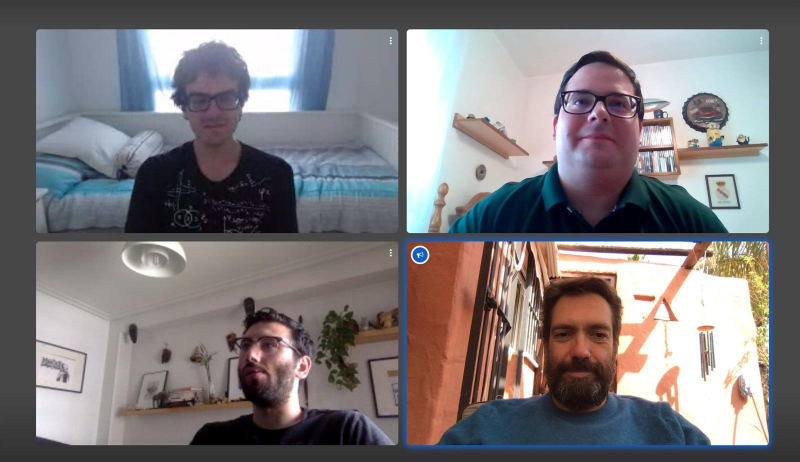
#> input picture images/2020-04-16-covid.jpg, 1600 x 924 px (shown at 1/2 size); its folder holds only this picture in this run
$ python optimize_images.py
#> lines starting #> are read from the running program, lines starting #| are printed output that depends on the picture
"""Build responsive WebP copies of site images without changing the originals.

Run after adding photographs or figures: python scripts/optimize_images.py
Requires Pillow. Jekyll reads the generated manifest through responsive-image.html.
"""
import json
from pathlib import Path
from PIL import Image, ImageOps

ROOT = Path(__file__).resolve().parents[1]
OUTPUT = ROOT / "images" / "optimized"
manifest = {}
original_bytes = optimized_bytes = 0
for source in sorted((ROOT / "images").rglob("*")):
    if not source.is_file() or source.suffix.lower() not in {".jpg", ".jpeg", ".png"}:
        continue
    if OUTPUT in source.parents or "logos" in source.parts or source.stat().st_size < 10000:
        continue
    with Image.open(source) as opened:
#> opened is the input picture: PIL image 1600x924 RGB; mean R, G, B 124.9, 120.7, 122.7
        image = ImageOps.exif_transpose(opened)
        if image.width < 320:
            continue
        image = image.convert("RGBA" if "A" in image.getbands() else "RGB")
        variants = []
        relative = source.relative_to(ROOT / "images")
        for width in sorted({min(width, image.width) for width in [480, 960, 1600]}):
            height = round(image.height * width / image.width)
            target = OUTPUT / relative.parent / f"{source.stem}-{source.suffix[1:].lower()}-{width}.webp"
            target.parent.mkdir(parents=True, exist_ok=True)
            if not target.exists() or target.stat().st_mtime < source.stat().st_mtime:
                image.resize((width, height), Image.Resampling.LANCZOS).save(
                    target, "WEBP", quality=88, method=6
                )
            variants.append({"src": "/" + target.relative_to(ROOT).as_posix(), "width": width, "height": height})
#> this loop made 3 passes
#> pass 1, `image.resize((width, height), Image.Resampling.LANCZOS).save( target, ..`:
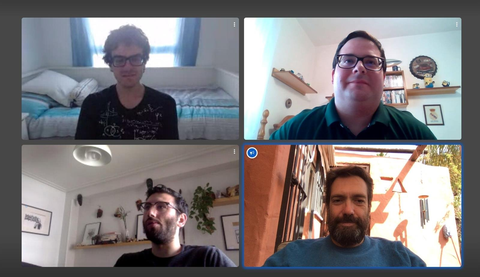
#> saved as 2020-04-16-covid-jpg-480.webp: PIL image 480x277 RGB; mean R, G, B 124.9, 120.6, 122.7
#> pass 2, `image.resize((width, height), Image.Resampling.LANCZOS).save( target, ..`:
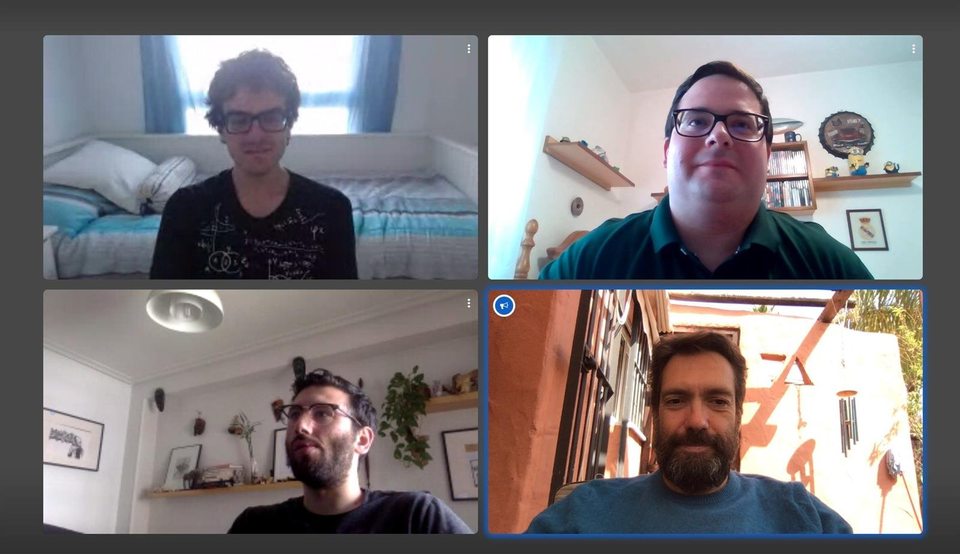
#> saved as 2020-04-16-covid-jpg-960.webp: PIL image 960x554 RGB; mean R, G, B 124.9, 120.7, 122.7
#> after the loop, variants = 3 items
        default = min(variants, key=lambda variant: abs(variant["width"] - 960))
#> default = 3 items
        manifest["/" + source.relative_to(ROOT).as_posix()] = {
            **default,
            "srcset": ", ".join(f"{v['src']} {v['width']}w" for v in variants),
        }
        original_bytes += source.stat().st_size
        optimized_bytes += (ROOT / default["src"].lstrip("/")).stat().st_size
#> optimized_bytes = 58798
(ROOT / "_data" / "image_assets.json").write_text(json.dumps(manifest, indent=2) + "\n", encoding="utf-8")
print(f"Built responsive copies for {len(manifest)} images: {original_bytes:,} original bytes; {optimized_bytes:,} bytes at the default sizes.")
#| Built responsive copies for 1 images: 162,801 original bytes; 58,798 bytes at the default sizes.
